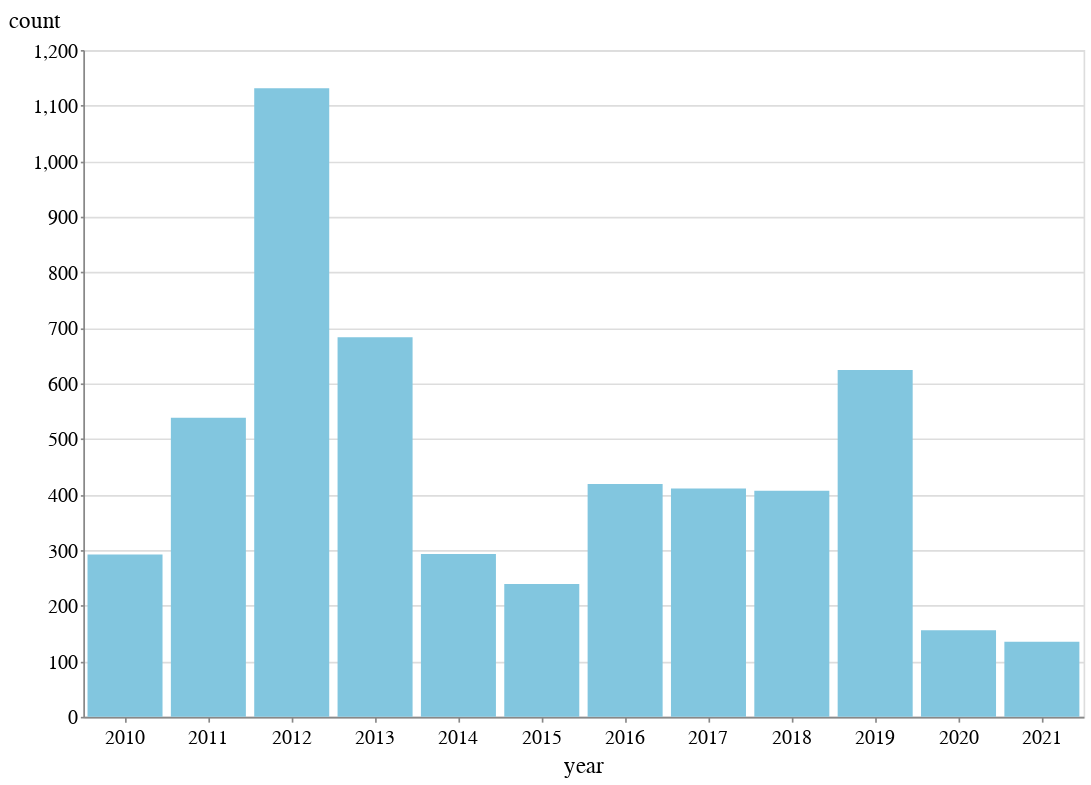

Notebook cell for this chart:
### Code cell
alt.Chart(places_time_grouped).mark_bar().encode(x="year", y="count").properties(
    width=600, height=400
)

### Figure 1 — Vega-Lite specification as saved in the notebook (floating-point values rounded to 4 significant figures)
{"config": {"view": {"width": 800, "height": 450}, "background": "#ffffff", "title": {"anchor": "start", "font": "BentonGothic-Bold, sans", "fontColor": "#000000", "fontSize": 22, "fontWeight": "normal"}, "arc": {"fill": "#82c6df"}, "area": {"fill": "#82c6df"}, "line": {"stroke": "#82c6df", "strokeWidth": 3}, "path": {"stroke": "#82c6df"}, "rect": {"fill": "#82c6df"}, "shape": {"stroke": "#82c6df"}, "bar": {"fill": "#82c6df"}, "point": {"stroke": "#82c6df"}, "symbol": {"fill": "#82c6df", "size": 30}, "axis": {"titleFont": "BentonGothic-Bold, sans", "titleFontSize": 14, "titleFontWeight": "normal", "labelFont": "BentonGothic, sans", "labelFontSize": 12, "labelFontWeight": "normal"}, "axisX": {"labelAngle": 0, "labelPadding": 4, "tickSize": 3}, "axisY": {"labelBaseline": "middle", "maxExtent": 45, "minExtent": 45, "tickSize": 2, "titleAlign": "left", "titleAngle": 0, "titleX": -45, "titleY": -11}, "legend": {"titleFont": "BentonGothic-Bold, sans", "titleFontSize": 14, "titleFontWeight": "normal", "symbolType": "square", "labelFont": "BentonGothic, sans", "labelFontSize": 13}, "range": {"category": ["#3580b1", "#ec8431", "#ab7fb4", "#c89d29", "#adc839", "#829eb1"], "diverging": ["#e68a4f", "#f4bb6a", "#f9e39c", "#dadfe2", "#a6b7c6", "#849eae"], "heatmap": ["#fbf2c7", "#f9e39c", "#f8d36e", "#f4bb6a", "#e68a4f", "#d15a40", "#ab4232"], "ordinal": ["#fbf2c7", "#f9e39c", "#f8d36e", "#f4bb6a", "#e68a4f", "#d15a40", "#ab4232"], "ramp": ["#fbf2c7", "#f9e39c", "#f8d36e", "#f4bb6a", "#e68a4f", "#d15a40", "#ab4232"]}}, "data": {"name": "data-2f01b19d1f1d08bef7c832c0623a49ee"}, "mark": "bar", "encoding": {"x": {"type": "nominal", "field": "year"}, "y": {"type": "quantitative", "field": "count"}}, "height": 400, "width": 600, "$schema": "https://vega.github.io/schema/vega-lite/v4.8.1.json", "datasets": {"data-2f01b19d1f1d08bef7c832c0623a49ee": [{"year": "2010", "count": 292}, {"year": "2011", "count": 538}, {"year": "2012", "count": 1131}, {"year": "2013", "count": 683}, {"year": "2014", "count": 293}, {"year": "2015", "count": 239}, {"year": "2016", "count": 419}, {"year": "2017", "count": 411}, {"year": "2018", "count": 407}, {"year": "2019", "count": 624}, {"year": "2020", "count": 156}, {"year": "2021", "count": 135}]}}
